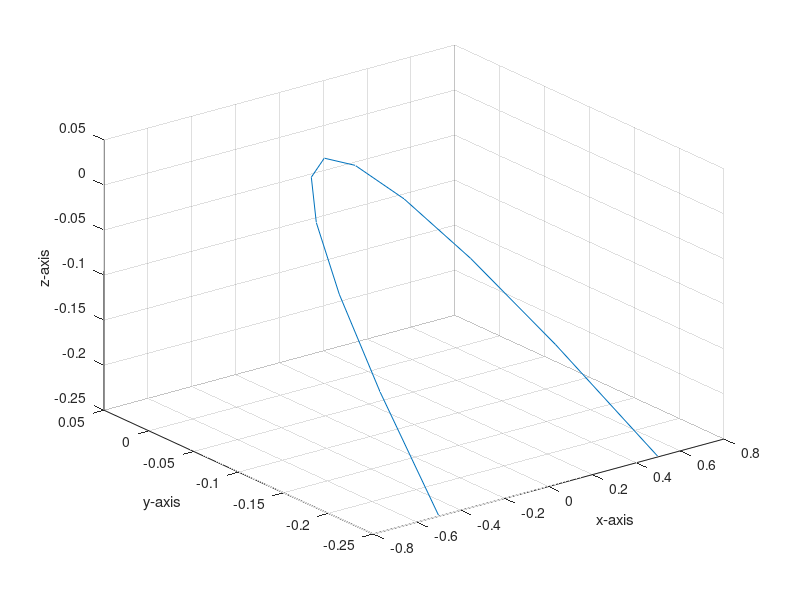

Write MATLAB code to recreate this figure.
clc
clear all

x = [-0.5 -0.25 0 0.25 0.5]; y = [-x(1)^2 -x(2)^2 -x(3)^2 -x(4)^2 -x(5)^2]; z=[-x(1)^2 -x(2)^2 0 -x(4)^2 -x(5)^2]  %data
p1 = polyfit(x,y,4)   %get the polynomial
p2 = polyfit(x,z,4)
% Compute the values of the polyfit estimate over a finer range, 
% and plot the estimate over the real data values for comparison:
x2 = -0.5:0.1:0.5;          
y2 = polyval(p1,x2);
z2 = polyval(p2,x2);

plot3(x2,y2,z2)
xlabel('x-axis');ylabel('y-axis');zlabel('z-axis');
grid on
